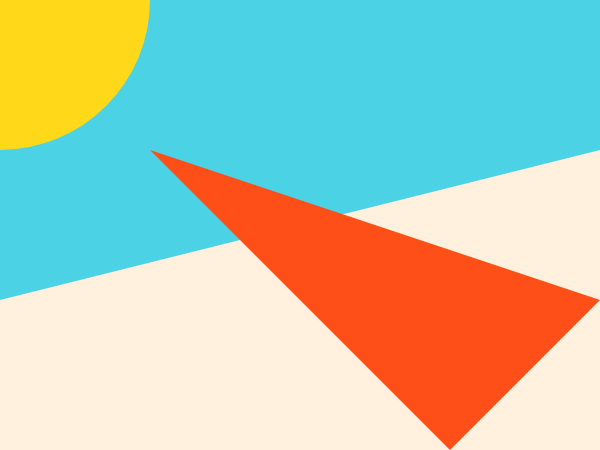
Frame 1 (no input)
Frame 60 (no input): identical to frame 1, image omitted
Frame 120 (the mouse pressed at the canvas centre since frame 60): identical to frame 1, image omitted

The p5.js sketch that drew this single still picture (run headless with seeded random() and noise() and a simulated clock; from frame 60 on, the mouse is pressed at the canvas centre):

// p5.js sketch
// ── sketch.js
//              blue      magenta   yellow      red 
let colors = ["#2c2060", "#4bd3e5", "#ffd919", "#ff4f19"];

let diamA = 300;
let width = 600;
let height = 450;

function setup() {
  createCanvas(width, height);
}

function draw() {
  background("#4bd3e5");

  // code for top left circle
  // stroke("#ff4f19");
  noStroke();
  fill("#ffd919");
  circle(0, 0, diamA);

  // code for middle line
  noStroke();
  fill("#fff1dd");
  quad(0, height * 2 / 3, 0, height, width, height, width, height * 1 / 3);

  // code for middle line
  noStroke();
  fill("#ff4f19");
  triangle(diamA / 2, diamA / 2, width - diamA / 2, height, width, height * 2 / 3);

}
